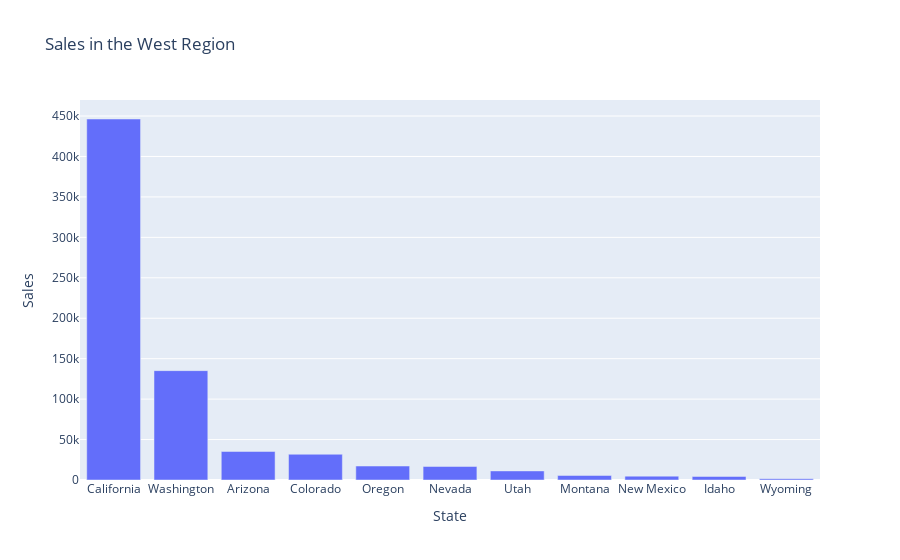

The cell this chart's notebook holds for it:
### Code cell
fig = px.bar(west_states, x='State', y='Sales', title='Sales in the West Region')
fig.show()

### Figure 1 — Plotly figure (JSON) as saved in the notebook; plotly's stock layout.template omitted (floating-point values rounded to 4 significant figures)
{"data": [{"alignmentgroup": "True", "hovertemplate": "State=%{x}<br>Sales=%{y}<extra></extra>", "legendgroup": "", "marker": {"color": "#636efa", "pattern": {"shape": ""}}, "name": "", "offsetgroup": "", "orientation": "v", "showlegend": false, "textposition": "auto", "type": "bar", "x": ["California", "Washington", "Arizona", "Colorado", "Oregon", "Nevada", "Utah", "Montana", "New Mexico", "Idaho", "Wyoming"], "xaxis": "x", "y": [446346, 135221, 35274, 31843, 17284, 16729, 11223, 5589, 4779, 4380, 1603], "yaxis": "y"}], "layout": {"barmode": "relative", "legend": {"tracegroupgap": 0}, "title": {"text": "Sales in the West Region"}, "xaxis": {"anchor": "y", "domain": [0, 1], "title": {"text": "State"}}, "yaxis": {"anchor": "x", "domain": [0, 1], "title": {"text": "Sales"}}}}
